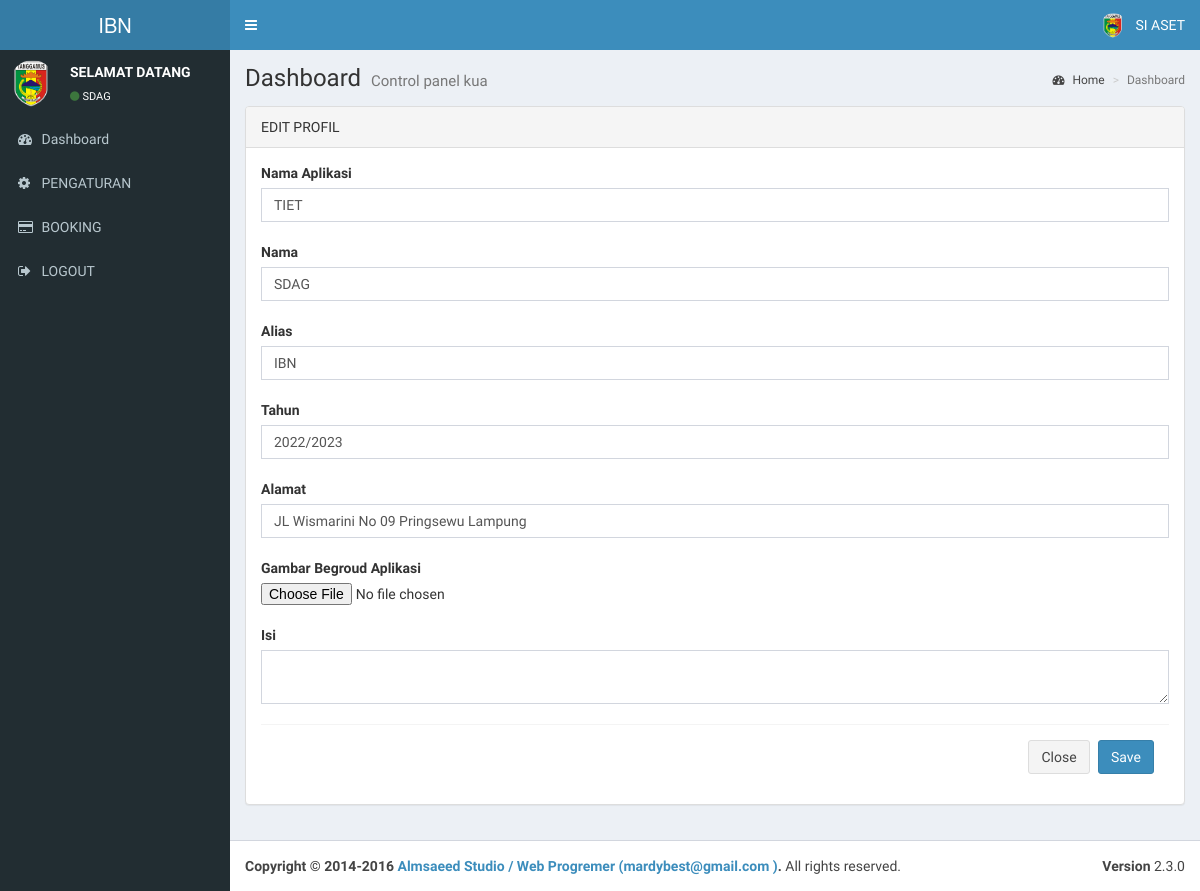
/admin/index.php?aksi=editprofil&id_p=1 (signed in), run on an earlier commit of the app's database.
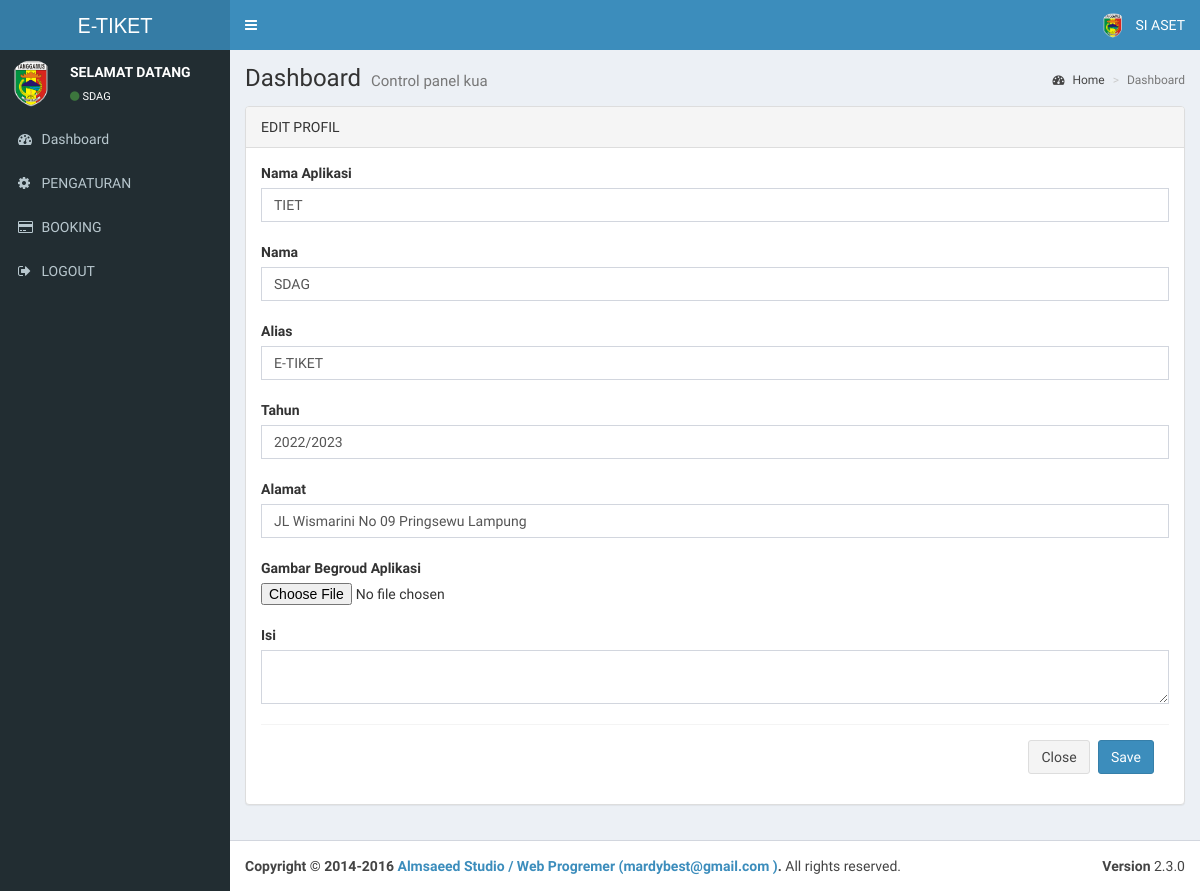
And on a later commit of the database.
### tables this page shows
CREATE TABLE `profil` (
  `id_profil` int(20) NOT NULL,
  `nama_app` varchar(100) NOT NULL,
  `tahun` varchar(250) NOT NULL,
  `nama` varchar(250) NOT NULL,
  `alias` varchar(350) NOT NULL,
  `alamat` text NOT NULL,
  `isi` text NOT NULL,
  `gambar` varchar(100) NOT NULL,
  `akabest` varchar(250) NOT NULL
);

### koneksi.php (called while the page is built, shortened)
<?php
$server = "localhost";
$username = "root";
$password = "";
$database = "db_tiket";
$koneksi = mysqli_connect($server,$username,$password) or die("Koneksi gagal");
mysqli_select_db($koneksi,$database) or die("Database tidak bisa dibuka");
$kontak_kami=mysqli_query($koneksi,"SELECT * FROM profil WHERE id_profil ='1'");
$k_k=mysqli_fetch_array($kontak_kami);
?>

### admin/index.php (the view, shortened to what this page needs)
  <?php
  include '../koneksi.php';
  ?>
<!DOCTYPE html>
<html>
  <head>
  <link rel="stylesheet" href="../sys/bootstrap/bootstrap/css/bootstrap.min.css">
      <link rel="stylesheet" href="../sys/bootstrap/font/css/font-awesome.min.css">
  <link rel="stylesheet" href="../sys/bootstrap/plugins/datatables/dataTables.bootstrap.css">
    <link rel="stylesheet" href="../sys/bootstrap/plugins/select2/select2.min.css">
    <link rel="stylesheet" href="../sys/bootstrap/dist/css/AdminLTE.min.css">
    <link rel="stylesheet" href="../sys/bootstrap/dist/css/skins/_all-skins.min.css">
  </head>
  <body class="hold-transition skin-blue sidebar-mini">
    <div class="wrapper">
      <header class="main-header">
        <a href="index.php" class="logo">
          <span class="logo-lg"><?php echo"$k_k[alias]";?></span>
        </a>
        <nav class="navbar navbar-static-top" role="navigation">
          <a href="#" class="sidebar-toggle" data-toggle="offcanvas" role="button">
          </a>
          <div class="navbar-custom-menu">
            <ul class="nav navbar-nav">
              <li class="dropdown user user-menu">
                <a href="#" class="dropdown-toggle" data-toggle="dropdown">
                  <img src="../foto/logo.png" class="user-image" alt="User Image">
                  <span class="hidden-xs">SI ASET </span>
                </a>
              </li>
            </ul>
          </div>
        </nav>
      </header>
      <aside class="main-sidebar">
        <section class="sidebar">
          <div class="user-panel">
            <div class="pull-left image">
              <img src="../foto/logo.png" class="img-circle" alt="User Image">
            </div>
            <div class="pull-left info">
              <p>SELAMAT DATANG</p>
              <a href="index.aspx"><i class="fa fa-circle text-success"></i><?php echo"$k_k[nama]";?></a>
            </div>
          </div>
      <?php include "menu.php"?>
        </section>
      </aside>
      <div class="content-wrapper">
        <section class="content-header">
          <h1>
            Dashboard
            <small>Control panel kua</small>
          </h1>
          <ol class="breadcrumb">
            <li><a href="index.aspx"><i class="fa fa-dashboard"></i> Home</a></li>
            <li class="active">Dashboard</li>
          </ol>
        </section>
        <section class="content">
		 <?php include "tengah.php"?>
		  </div>
      <footer class="main-footer">
        <div class="pull-right hidden-xs">
          <b>Version</b> 2.3.0
        </div>
        <strong>Copyright &copy; 2014-2016 <a href="#">Almsaeed Studio / Web Progremer (<?php echo"$k_k[akabest]";?> )</a>.</strong>  All rights reserved.
      </footer>
    </div>
  </body>
</html>

### admin/menu.php (shortened to what this page needs)
  <ul class="sidebar-menu">
  <li>
              <a href='index.php?aksi=home'>
                <i class='fa fa-dashboard'></i> <span>Dashboard</span>
              </a>
 </li>
 <li class='treeview'>
               <a href='#'>
                 <i class='fa fa-cog'></i>
                 <span>PENGATURAN</span>
               </a>
 </li>
 <li class='treeview'>
               <a href='#'>
                 <i class='fa fa-credit-card'></i>
                 <span>BOOKING</span>
               </a>
 </li>
      <li>
      <a href="logout.php">
                  <i class="fa fa-sign-out"></i> <span>LOGOUT</span>
                </a>
              </li>
</ul>

### admin/tengah.php (shortened to what this page needs)
<?php
if($_GET['aksi']=='home'){
echo"
 <div class='row'>
                   <div class='col-lg-12'>
			<div class='panel panel-default'>
                            <div class='panel-heading'>
                           Sambutan
                            </div>
                            <div class='panel-body'>
				<p>Selamat Datang Di halaman Admin, Silahkan Pilih menu untuk pengaturan data yang di butuhkan guna mendapatkan hasil yang maksimal sesuai keinginan.</p>
                            </div>
			</div>
                   </div>
</div>";
include "grafik.php";
echo"<div class='row'>
                    <div class='col-xs-12'>
              <div class='panel panel-primary'>
			    <div class='box-header'>
				   <h3 class='box-title'>INFORMASI</h3>
                </div>
                <div class='box-header'>
				</div>
     <div class='box-body'>";
     $main=mysqli_query($koneksi,"SELECT * FROM submenu");
     while($r=mysqli_fetch_array($main)){
     echo"<a href='$r[link_sub]' class='btn btn-app'>
                    <span class='badge bg-yellow'>3</span>
                    <i class='fa $r[icon_sub] fa-5x'></i> $r[nama_sub]
                  </a>";
                }
                echo "
            </div>
			</div>
 </div>
			</div>
";
}
elseif($_GET['aksi']=='ikon'){
include "../ikon.php";
}
elseif($_GET['aksi']=='editprofil'){
$tebaru=mysqli_query($koneksi," SELECT * FROM profil WHERE id_profil=$_GET[id_p] ");
$t=mysqli_fetch_array($tebaru);
echo"
<div class='row'>
                <div class='col-lg-12'>
                    <div class='panel panel-default'>
                        <div class='panel-heading'>EDIT PROFIL
                        </div>
                        <div class='panel-body'>
<form id='form1'  method='post' enctype='multipart/form-data' action='master/profil.php?act=editpro&id_p=$_GET[id_p]'>
       <div class='form-grup'>
        <label>Nama Aplikasi</label>
        <input type='text' class='form-control' value='$t[nama_app]' name='nama_app'/><br>
        <label>Nama</label>
        <input type='text' class='form-control' value='$t[nama]' name='jd'/><br>
		<label>Alias</label>
        <input type='text' class='form-control' value='$t[alias]' name='alias'/><br>
		<label>Tahun</label>
        <input type='text' class='form-control' value='$t[tahun]' name='tahun'/><br>
		<label>Alamat</label>
        <input type='text' class='form-control' value='$t[alamat]' name='alamat'/><br>
        <label>Gambar Begroud Aplikasi</label>
        <input type='file' class='smallInput'  name='gambar'/><br>
		<label>Isi</label>
        <textarea id='text-ckeditor' class='form-control' name='isi'>$t[isi]</textarea></br>
		<script>CKEDITOR.replace('text-ckeditor');</script>
    	<div class='modal-footer'>
                                            <button type='button' class='btn btn-default' data-dismiss='modal'>Close</button>
                                            <button type='submit' class='btn btn-primary'>Save </button>
                                        </div> </div>
    </form></div> </div></div> </div>
";
}
?>

What changed in the data, as far as the page shows it:
changed profil "mardybest@gmail.com": alias "IBN" → "E-TIKET"
